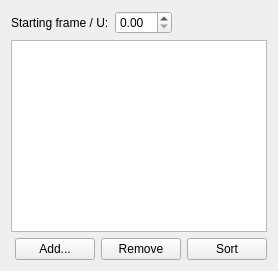
        <widget class="QWidget" name="frameNumericPage"><layout class="QVBoxLayout" name="frameNumericPageLayout">
         <item><layout class="QFormLayout" name="frameValuesLayout"><property name="fieldGrowthPolicy"><enum>QFormLayout::FieldsStayAtSizeHint</enum></property><item row="0" column="0"><widget class="QLabel" name="frameStartLabel"><property name="text"><string>Starting frame / U:</string></property><property name="sizePolicy"><sizepolicy hsizetype="Maximum" vsizetype="Preferred"><horstretch>0</horstretch><verstretch>0</verstretch></sizepolicy></property></widget></item><item row="0" column="1"><widget class="QDoubleSpinBox" name="frameStartSpin"><property name="maximumSize"><size><width>210</width><height>16777215</height></size></property></widget></item></layout></item>
         <item><widget class="QTableWidget" name="frameKeysTable"><property name="minimumSize"><size><width>0</width><height>160</height></size></property><property name="maximumSize"><size><width>16777215</width><height>200</height></size></property></widget></item>
         <item><layout class="QHBoxLayout" name="frameButtonsLayout"><item><spacer name="frameButtonSpacer"><property name="orientation"><enum>Qt::Horizontal</enum></property><property name="sizeHint" stdset="0"><size><width>0</width><height>0</height></size></property></spacer></item><item><widget class="QPushButton" name="frameAddButton"><property name="text"><string>Add...</string></property><property name="sizePolicy"><sizepolicy hsizetype="Maximum" vsizetype="Preferred"><horstretch>0</horstretch><verstretch>0</verstretch></sizepolicy></property></widget></item><item><widget class="QPushButton" name="frameRemoveButton"><property name="text"><string>Remove</string></property><property name="sizePolicy"><sizepolicy hsizetype="Maximum" vsizetype="Preferred"><horstretch>0</horstretch><verstretch>0</verstretch></sizepolicy></property></widget></item><item><widget class="QPushButton" name="frameSortButton"><property name="text"><string>Sort</string></property><property name="sizePolicy"><sizepolicy hsizetype="Maximum" vsizetype="Preferred"><horstretch>0</horstretch><verstretch>0</verstretch></sizepolicy></property></widget></item></layout></item>
        </layout></widget>
